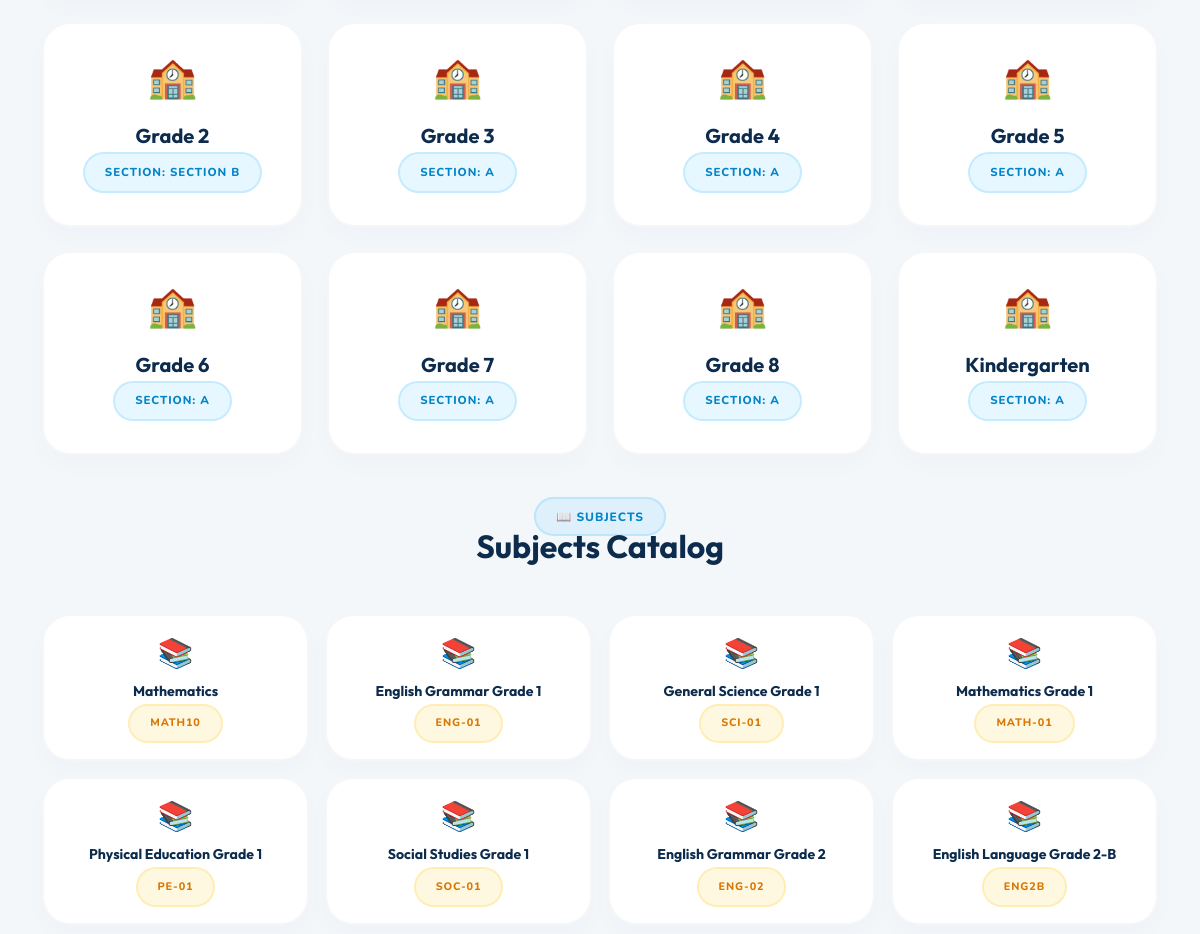
Page /academics/ (middle part) on the earlier database version.
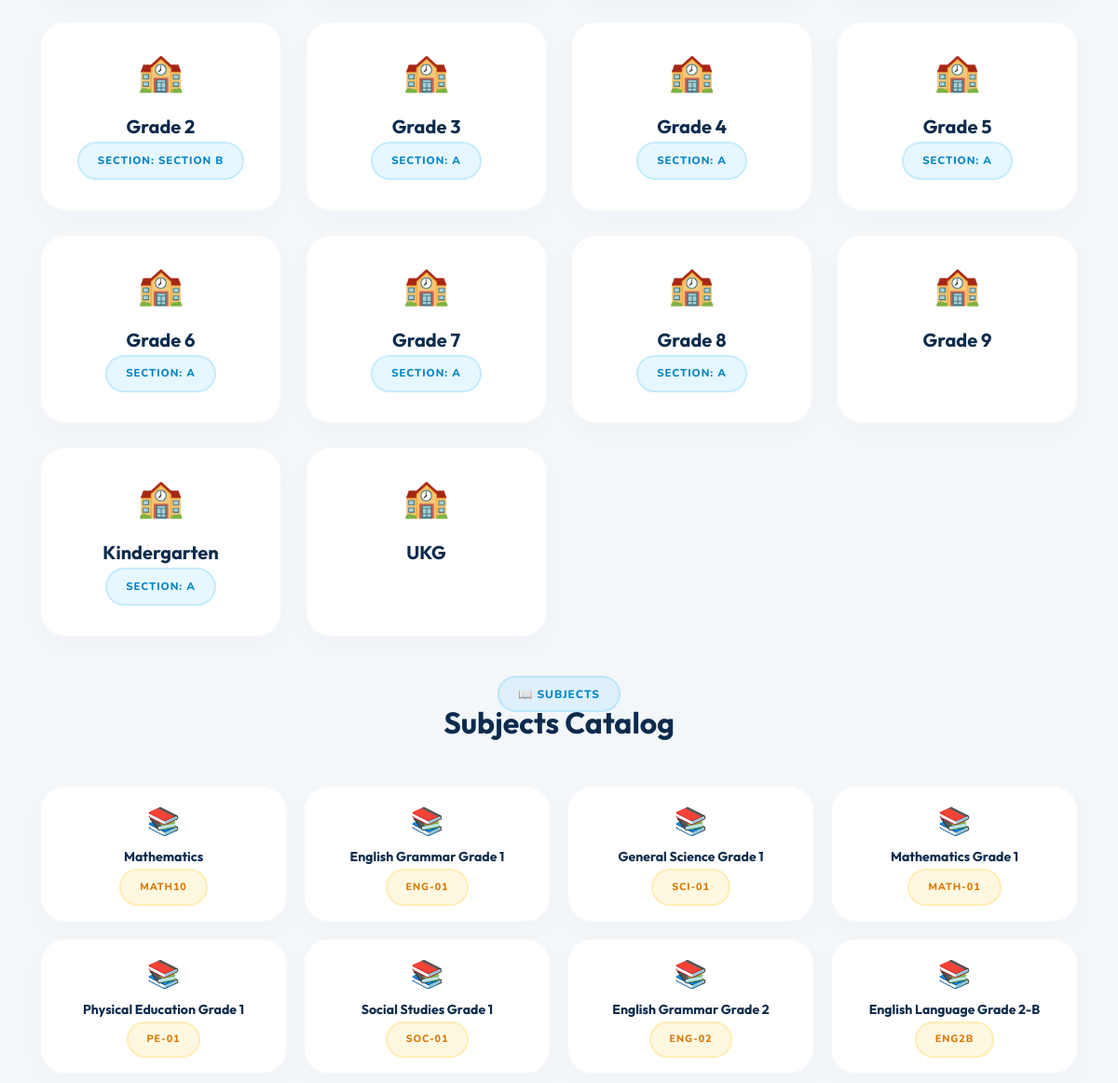
Same page on the later database version.
### academics/models.py (models this page shows, shortened)
class ClassRoom(models.Model):
    name = models.CharField(max_length=80)
    section = models.CharField(max_length=20, blank=True)
    academic_year = models.CharField(max_length=20)
    capacity = models.PositiveIntegerField(default=40)
    class_teacher = models.ForeignKey(
        "users.TeacherProfile",
        on_delete=models.SET_NULL,
        related_name="classrooms",
        blank=True,
        null=True,
    )
    is_active = models.BooleanField(default=True)
    created_at = models.DateTimeField(auto_now_add=True)
    updated_at = models.DateTimeField(auto_now=True)
    class Meta:
        constraints = [
            models.UniqueConstraint(
                fields=["name", "section", "academic_year"],
                name="unique_classroom_per_year",
            )
        ]
        ordering = ["name", "section"]

class Subject(models.Model):
    classroom = models.ForeignKey(ClassRoom, on_delete=models.CASCADE, related_name="subjects")
    teacher = models.ForeignKey(
        "users.TeacherProfile",
        on_delete=models.SET_NULL,
        related_name="subjects",
        blank=True,
        null=True,
    )
    name = models.CharField(max_length=120)
    code = models.CharField(max_length=30)
    description = models.TextField(blank=True)
    is_active = models.BooleanField(default=True)
    created_at = models.DateTimeField(auto_now_add=True)
    updated_at = models.DateTimeField(auto_now=True)
    class Meta:
        constraints = [
            models.UniqueConstraint(
                fields=["classroom", "code"],
                name="unique_subject_code_per_classroom",
            )
        ]
        ordering = ["classroom__name", "name"]

### dashboard/views.py (the view)
# urls.py: path("academics/", views.academics_view, name="academics"),
def academics_view(request):
    classrooms = ClassRoom.objects.all()
    subjects = Subject.objects.all()
    return render(request, "home/academics.html", {
        "classrooms": classrooms,
        "subjects": subjects
    })

### templates/home/academics.html (shortened to what this page needs)
{% extends "base.html" %}
{% load static %}
{% block content %}
<div class="py-5">
    <div class="container py-4">
        <div class="row g-4 mb-5">
            {% for cls in classrooms %}
            <div class="col-6 col-md-4 col-lg-3">
                <div class="premium-card p-4 bg-white text-center h-100">
                    <div class="mb-3" style="font-size:2.5rem;">🏫</div>
                    <h5 class="fw-bold mb-1" style="color:var(--primary-color); font-family:'Outfit',sans-serif;">{{ cls.name }}</h5>
                    {% if cls.section %}<span class="badge-premium-blue mb-2 d-inline-block" style="font-size:0.72rem;">Section: {{ cls.section }}</span>{% endif %}
                </div>
            </div>
            {% empty %}
            <div class="col-12 text-center py-4">
                <p class="text-muted">No classrooms configured yet.</p>
            </div>
            {% endfor %}
        </div>
        <div class="text-center mb-5">
            <span class="badge-premium-blue mb-3">📖 Subjects</span>
            <h2 class="fw-bold" style="color:var(--primary-color); font-family:'Outfit',sans-serif;">Subjects Catalog</h2>
        </div>
        <div class="row g-3">
            {% for sub in subjects %}
            <div class="col-6 col-md-4 col-lg-3">
                <div class="premium-card p-3 bg-white text-center h-100 d-flex flex-column align-items-center justify-content-center">
                    <div class="mb-2" style="font-size:1.8rem;">📚</div>
                    <h6 class="fw-bold mb-1" style="color:var(--primary-color); font-size:0.88rem;">{{ sub.name }}</h6>
                    <span class="badge-premium-gold" style="font-size:0.68rem;">{{ sub.code }}</span>
                </div>
            </div>
            {% empty %}
            <div class="col-12 text-center py-4">
                <p class="text-muted">No subjects configured yet.</p>
            </div>
            {% endfor %}
        </div>
    </div>
</div>
{% endblock %}

Differences in the rows shown:
added ClassRoom: name "Grade 9"
added ClassRoom: name "UKG"
